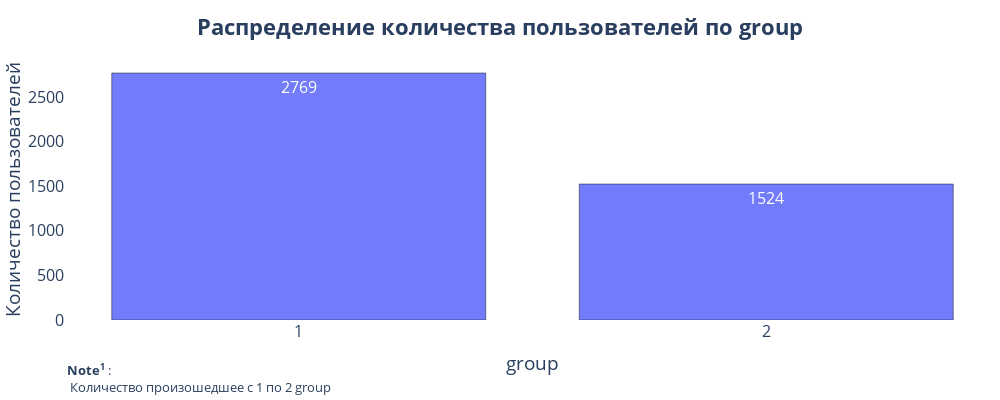

Notebook cell for this chart:
### Code cell
#  Категоризация пользователей
profiles['group'] = profiles['session_mean_minut'].apply(categoriz)

# Визуализация
get_bar_by(profiles, 'group', 'user_id', title_name='пользователей')

print(f'Что составляет в %: \n{profiles["group"].value_counts(normalize=True).round(2) * 100}')

### Figure 1 — Plotly figure (JSON) as saved in the notebook; plotly's stock layout.template omitted (floating-point values rounded to 4 significant figures)
{"data": [{"alignmentgroup": "True", "hoverinfo": "all", "hovertemplate": "Количество: %{y}", "legendgroup": "", "marker": {"color": "#636efa", "line": {"color": "#000000", "width": 0.5}, "pattern": {"shape": ""}}, "name": "", "offsetgroup": "", "opacity": 0.9, "orientation": "v", "showlegend": false, "textposition": "auto", "texttemplate": "%{y}", "type": "bar", "x": [1, 2], "xaxis": "x", "y": [2769, 1524], "yaxis": "y"}], "layout": {"annotations": [{"align": "left", "font": {"size": 13}, "showarrow": false, "text": "<b>Note<sup>1</sup></b> :<br> Количество произошедшее с 1 по 2 group", "x": 0, "xref": "paper", "y": -0.3, "yref": "paper"}], "barmode": "relative", "font": {"size": 16}, "height": 400, "legend": {"tracegroupgap": 0}, "margin": {"l": 0, "r": 0, "t": 60}, "plot_bgcolor": "#ffffff", "showlegend": false, "title": {"font": {"size": 22}, "text": "<b>Распределение количества пользователей по group</b>", "x": 0.5, "xanchor": "center", "y": 0.95, "yanchor": "top"}, "width": 1000, "xaxis": {"anchor": "y", "domain": [0, 1], "tickangle": 0, "tickmode": "linear", "title": {"text": "group"}}, "yaxis": {"anchor": "x", "domain": [0, 1], "title": {"text": "Количество пользователей"}}}}
